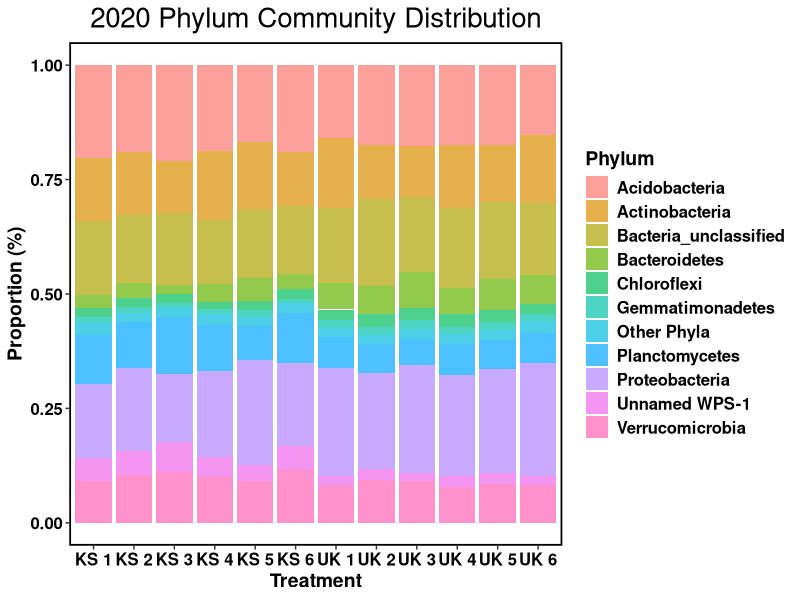
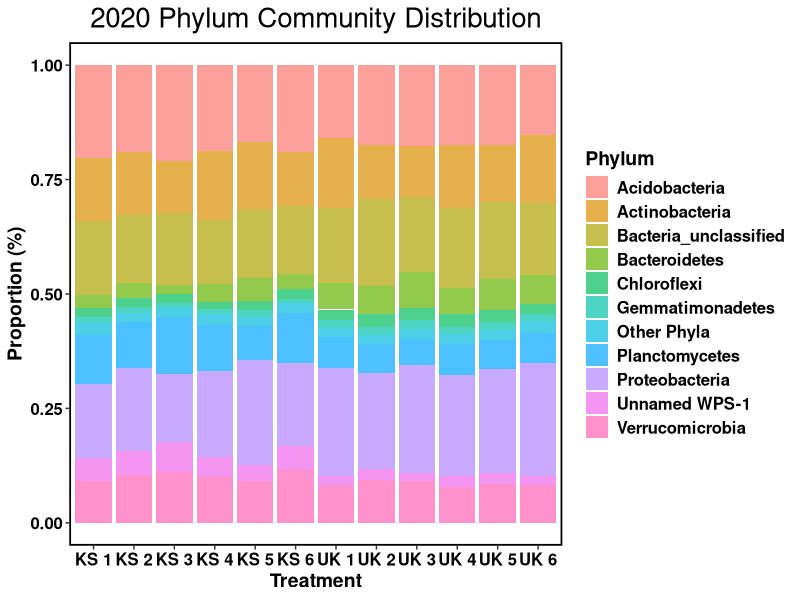

Here is the R script that generated these plots, in order:
library(tidyverse)
library(readxl)
library(broom)
library(purrr)
library(plyr)
library(RColorBrewer)

#sets working directory to target folder
setwd("C:/Users/kentp/Documents/Github/Rhizosphere-sequencing/Wheat 2021") 
setwd("D:/GitHub/Rhizosphere-sequencing/Wheat 2021")
#reads ub the metadata
data <- read_excel(path="phylum.xlsx")
Distribution = ggplot(data, aes(fill=Phylum,y=Count, x=Treatment)) + 
  geom_bar(position="fill", stat="identity", alpha = 0.7)+
  theme(axis.text.y = element_text(colour = "black", size = 12, face = "bold"), 
        axis.text.x = element_text(colour = "black", face = "bold", size = 12), 
        legend.text = element_text(size = 12, face ="bold", colour ="black"), 
        legend.position = "right", axis.title.y = element_text(face = "bold", size = 14), 
        axis.title.x = element_text(face = "bold", size = 14, colour = "black"), 
        legend.title = element_text(size = 14, colour = "black", face = "bold"), 
        panel.background = element_blank(), panel.border = element_rect(colour = "black", fill = NA, size = 1.2),
        legend.key=element_blank()) +  
  labs(x = "Treatment", y = "Proportion (%)") +
  ggtitle("2020 Phylum Community Distribution") + theme(plot.title = element_text(size=20, hjust = 0.5))

Distribution

ggsave("Distribution phylum.tiff", height = 8, width = 10, units = "in")
